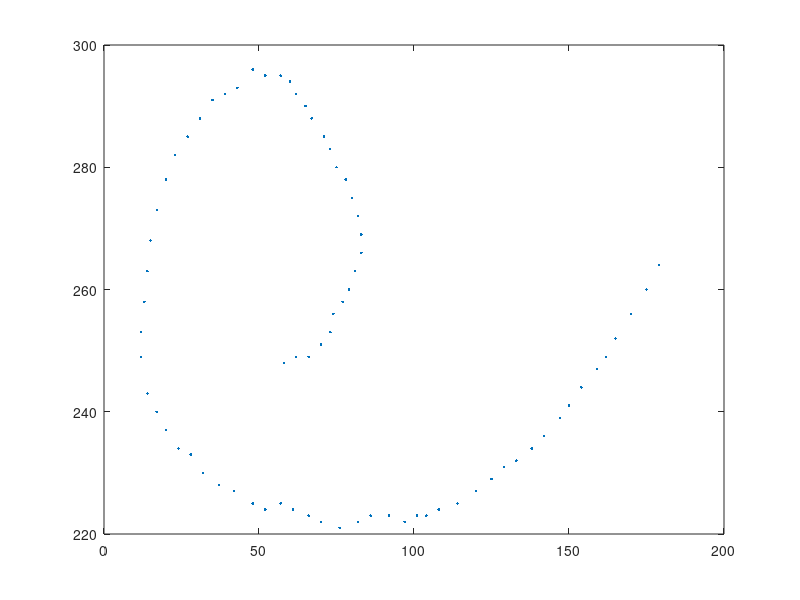

This chart was generated by the following MATLAB code: (Note: this script raises an error after producing the figure.)
A=[ 179	264;
    175	260;
    170	256;
    165	252;
    162	249;
    159	247;
    154	244;
    150	241;
    147	239;
    142	236;
    138	234;
    133	232;
    129	231;
    125	229;
    120	227;
    114	225;
    108	224;
    104	223;
    101	223;
    97	222;
    92	223;
    86	223;
    82	222;
    76	221;
    70	222;
    66	223;
    61	224;
    57	225;
    52	224;
    48	225;
    42	227;
    37	228;
    32	230;
    28	233;
    24	234;
    20	237;
    17	240;
    14	243;
    12	249;
    12	253;
    13	258;
    14	263;
    15	268;
    17	273;
    20	278;
    23	282;
    27	285;
    31	288;
    35	291;
    39	292;
    43	293;
    48	296;
    52	295;
    57	295;
    60	294;
    62	292;
    65	290;
    67	288;
    71	285;
    73	283;
    75	280;
    78	278;
    80	275;
    82	272;
    83	269;
    83	266;
    81	263;
    79	260;
    77	258;
    74	256;
    73	253;
    70	251;
    66	249;
    62	249;
    58	248];
 plot(A(:,1),A(:,2),'.');

P(1,:)={0,A(1,:)};
P(2,:)={0,A(1,:)};
P(3,:)={0,A(1,:)};


for i = 1:length(A)-1
% for i = 1:length(A)
    k =1;
    for n =1:3
        
        for j = i+1:length(A)
            a=5*(rand-0.5);
            b=5*(rand-0.5);
            K(1,1) = A(j,1)+a;
            K(1,2) = A(j,2)+b;
            D(k,:)=[P(n,:),K];
            
            D(k,1)={P{n,1}+len(P(n,end),K)};
            k=k+1;
        end
    end
    
    D = sortrows(D,1);
    P={};
    P(1,:)= D(1,:);
    P(2,:)= D(2,:);
    P(3,:)= D(3,:);
    D = {};
end

X = P(1,2:end);
for m=1:75
figure(1); 
plot(X{m}(1),X{m}(2),'.');
hold on;
end

Y = P(1,2:end);
for m=1:75
figure(2); 
plot(Y{m}(1),Y{m}(2),'.');
hold on;
end

Z = P(1,2:end);
for m=1:75
figure(3); 
plot(Z{m}(1),Z{m}(2),'.');
hold on;
end

function a = cost(b1,b2,c)

a1 = c(1,1)-b2{1,1}(1,1);
a2 = c(1,2)-b2{1,1}(1,2);
a=[a1 a2];

b1 = b2{1,1}(1,1)-b1{1,1}(1,1);
b2 = b2{1,1}(1,2)-b1{1,1}(1,2);
b=[b1 b2];

rad = acos(dot(a,b)/(norm(a)*norm(a)));
cos1 = cos(rad);
Dst1 = len(P(n,end),K)-di;
if cos1<0.5
    cos2 = cos1;
else
    cos2 = 1;
end

if Dst1<0 
    Dst=-5.2*Dst1;
else
    Dst=2*Dst;
end

Cs = 1-cos2+Dst;
if i > 14
    Ci = (Imax - I)/2000*0.1;
else
    Ci = (Imax - I)/2000;
end

a = Cs + Ci;
    








end
function a = len(b,c)
      a = sqrt((b{1,1}(1,1)-c(1,1))^2+(b{1,1}(1,2)-c(1,2))^2);

        
  
% for i=1:length(A)
%     for j = i+1:length(A)
%         cost(i,j) = sqrt((A(i,1)-A(j,1))^2+(A(i,2)-A(j,2))^2);
%     end
% end
          
        
end